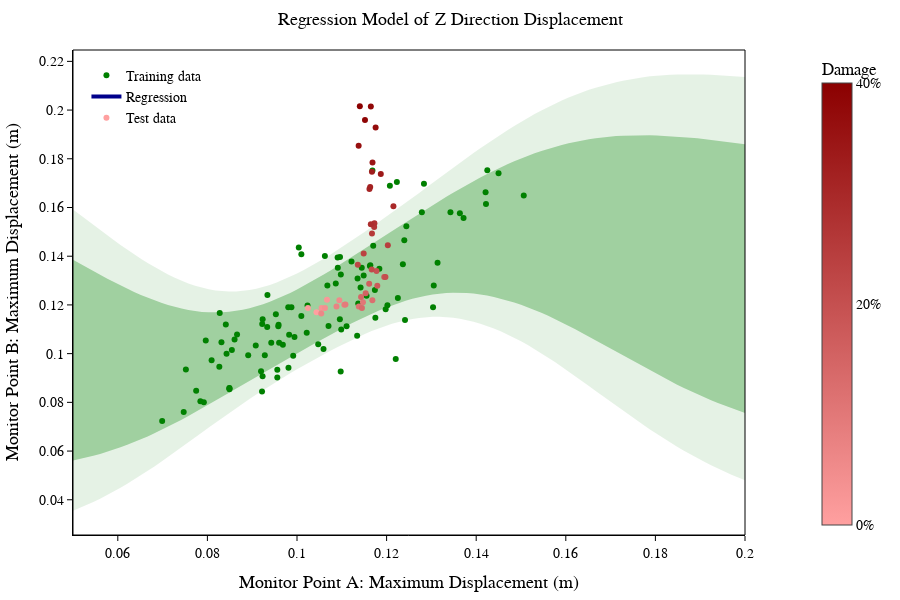

Notebook code for this chart:
### Code cell
import numpy as np
import plotly.graph_objects as go

# Create the figure
fig = go.Figure()

# Plot training data as scatter points
fig.add_trace(go.Scatter(
    x=BASE_Z_A, y=BASE_Z_B,
    mode='markers',
    marker=dict(color='green'),
    name='Training data'
))

# Plot regression line with a more visible style
fig.add_trace(go.Scatter(
    x=AA_Z, y=BB_Z,
    mode='lines',
    line=dict(color='darkblue', width=4),  # Set to dark blue with increased width for high visibility
    name='Regression'
))

# Add confidence interval bands
fig.add_trace(go.Scatter(
    x=np.concatenate([AA_Z.squeeze(), AA_Z[::-1].squeeze()]),
    y=np.concatenate([(BB_Z - 2 * BB_Z_std).squeeze(), (BB_Z + 2 * BB_Z_std)[::-1].squeeze()]),
    fill='toself',
    fillcolor='rgba(0, 128, 0, 0.3)',
    line=dict(color='rgba(255,255,255,0)'),
    showlegend=False
))
fig.add_trace(go.Scatter(
    x=np.concatenate([AA_Z.squeeze(), AA_Z[::-1].squeeze()]),
    y=np.concatenate([(BB_Z - 3 * BB_Z_std).squeeze(), (BB_Z + 3 * BB_Z_std)[::-1].squeeze()]),
    fill='toself',
    fillcolor='rgba(0, 128, 0, 0.1)',
    line=dict(color='rgba(255,255,255,0)'),
    showlegend=False
))

# Plot test data with custom red gradient for damage intensity
damage_levels = np.linspace(0, 1, len(DETECT_Z_A_AVG))  # Normalized values for color mapping
fig.add_trace(go.Scatter(
    x=DETECT_Z_A_AVG, y=DETECT_Z_B_AVG,
    mode='markers',
    marker=dict(
        color=damage_levels,
        colorscale=[  # Custom colorscale from light red to deep red
            [0, 'rgba(255, 160, 160, 1)'],  # Light red
            [1, 'rgba(139, 0, 0, 1)']       # Deep red
        ],
        colorbar=dict(
            title='Damage',  # Changed title to "Damage"
            tickvals=[0, 0.5, 1],
            ticktext=['0%', '20%', '40%'],
            x=1.1  # Position colorbar to the right of the plot
        ),
    ),
    name='Test data'
))

# Set axis labels, title, and layout properties with black font color
fig.update_layout(
    title=dict(
        text='Regression Model of Z Direction Displacement',
        x=0.5,  # Center the title
        font=dict(size=18, family='Times New Roman', color='black')
    ),
    xaxis_title='Monitor Point A: Maximum Displacement (m)',
    yaxis_title='Monitor Point B: Maximum Displacement (m)',
    font=dict(family='Times New Roman', size=14, color='black'),
    xaxis=dict(
        title_font=dict(size=18, color='black'), 
        showgrid=False,
        showline=True,  # Show axis line
        linecolor='black',
        ticks='outside',  # Draw ticks outside
        tickwidth=1,
        tickcolor='black'
    ),
    yaxis=dict(
        title_font=dict(size=18, color='black'), 
        showgrid=False,
        showline=True,  # Show axis line
        linecolor='black',
        ticks='outside',  # Draw ticks outside
        tickwidth=1,
        tickcolor='black'
    ),
    legend=dict(font=dict(size=14, color='black'), x=0.02, y=0.98),  # Move legend to top left corner
    plot_bgcolor='white',  # Set plot background to white
)

# Add a thin black border around the plot area using a rectangle shape
fig.update_layout(
    shapes=[
        dict(
            type="rect",
            xref="paper", yref="paper",
            x0=0, y0=0, x1=1, y1=1,
            line=dict(color="black", width=1),  # Thin black border
        )
    ],
    width=900, height=600,  # Adjusted dimensions for a wider plot
    margin=dict(l=50, r=50, t=50, b=50)  # Adjust margins as needed
)

# Show the plot
fig.show()

### Figure 1 — Plotly figure (JSON) as saved in the notebook; plotly's stock layout.template omitted (floating-point values rounded to 4 significant figures; data arrays with more than 128 entries replaced by an {"elided": "..."} marker saying what was removed)
{"data": [{"marker": {"color": "green"}, "mode": "markers", "name": "Training data", "type": "scatter", "x": [0.1372, 0.117, 0.1241, 0.1142, 0.08427, 0.1134, 0.101, 0.145, 0.09589, 0.101, 0.08491, 0.1004, 0.1244, 0.1145, 0.1506, 0.1163, 0.1047, 0.107, 0.09219, 0.124, 0.07519, 0.08911, 0.09825, 0.1164, 0.09685, 0.122, 0.1022, 0.1137, 0.09425, 0.1155, 0.1425, 0.09805, 0.08606, 0.1198, 0.1168, 0.09876, 0.1099, 0.09224, 0.09233, 0.09282, 0.1225, 0.08546, 0.09944, 0.1422, 0.1305, 0.1343, 0.1111, 0.1174, 0.07963, 0.0956, 0.1068, 0.07471, 0.1096, 0.1098, 0.09232, 0.1087, 0.08492, 0.1149, 0.1314, 0.0981, 0.096, 0.1283, 0.1207, 0.09335, 0.1175, 0.09582, 0.07749, 0.1122, 0.1184, 0.1059, 0.1096, 0.08662, 0.1304, 0.0956, 0.1421, 0.08094, 0.0908, 0.08492, 0.0792, 0.1364, 0.1223, 0.08314, 0.09528, 0.08275, 0.1098, 0.1236, 0.08267, 0.1279, 0.1023, 0.1062, 0.1091, 0.07844, 0.1202, 0.0934, 0.1135, 0.08411, 0.0699, 0.09915, 0.09197, 0.1091], "y": [0.1557, 0.1443, 0.1138, 0.1272, 0.09994, 0.1074, 0.1408, 0.1741, 0.1119, 0.1155, 0.08589, 0.1436, 0.1523, 0.1353, 0.1649, 0.136, 0.1039, 0.1114, 0.08443, 0.1466, 0.09348, 0.09932, 0.1078, 0.1363, 0.1036, 0.09778, 0.1086, 0.1206, 0.1045, 0.1237, 0.1753, 0.119, 0.1058, 0.1182, 0.1752, 0.119, 0.1099, 0.1121, 0.1141, 0.09936, 0.1228, 0.1015, 0.1069, 0.1614, 0.128, 0.158, 0.1112, 0.1261, 0.1053, 0.09333, 0.128, 0.07603, 0.1141, 0.1324, 0.09072, 0.1288, 0.08578, 0.1321, 0.1373, 0.09418, 0.1044, 0.1698, 0.169, 0.1109, 0.1147, 0.1112, 0.08477, 0.1378, 0.1348, 0.1019, 0.1397, 0.1078, 0.119, 0.09022, 0.1662, 0.09724, 0.1033, 0.08534, 0.08004, 0.1576, 0.1704, 0.1047, 0.1161, 0.1166, 0.09269, 0.1367, 0.09462, 0.1581, 0.1198, 0.1401, 0.1353, 0.08049, 0.1199, 0.124, 0.1309, 0.1119, 0.07231, 0.09909, 0.09275, 0.1395]}, {"line": {"color": "darkblue", "width": 4}, "mode": "lines", "name": "Regression", "type": "scatter", "x": [[0.05], [0.05152], [0.05303], [0.05455], [0.05606], [0.05758], [0.05909], [0.06061], [0.06212], [0.06364], [0.06515], [0.06667], [0.06818], [0.0697], [0.07121], [0.07273], [0.07424], [0.07576], [0.07727], [0.07879], [0.0803], [0.08182], [0.08333], [0.08485], [0.08636], [0.08788], [0.08939], [0.09091], [0.09242], [0.09394], [0.09545], [0.09697], [0.09848], [0.1], [0.1015], [0.103], [0.1045], [0.1061], [0.1076], [0.1091], [0.1106], [0.1121], [0.1136], [0.1152], [0.1167], [0.1182], [0.1197], [0.1212], [0.1227], [0.1242], [0.1258], [0.1273], [0.1288], [0.1303], [0.1318], [0.1333], [0.1348], [0.1364], [0.1379], [0.1394], [0.1409], [0.1424], [0.1439], [0.1455], [0.147], [0.1485], [0.15], [0.1515], [0.153], [0.1545], [0.1561], [0.1576], [0.1591], [0.1606], [0.1621], [0.1636], [0.1652], [0.1667], [0.1682], [0.1697], [0.1712], [0.1727], [0.1742], [0.1758], [0.1773], [0.1788], [0.1803], [0.1818], [0.1833], [0.1848], [0.1864], [0.1879], [0.1894], [0.1909], [0.1924], [0.1939], [0.1955], [0.197], [0.1985], [0.2]], "y": [0.09733, 0.09683, 0.09637, 0.09595, 0.09558, 0.09525, 0.09498, 0.09476, 0.09459, 0.09449, 0.09446, 0.09448, 0.09458, 0.09475, 0.09499, 0.09531, 0.0957, 0.09616, 0.09671, 0.09733, 0.09802, 0.0988, 0.09964, 0.1006, 0.1016, 0.1026, 0.1037, 0.1049, 0.1062, 0.1075, 0.1089, 0.1103, 0.1117, 0.1132, 0.1147, 0.1163, 0.1179, 0.1195, 0.1211, 0.1227, 0.1243, 0.1259, 0.1275, 0.1291, 0.1306, 0.1321, 0.1336, 0.1351, 0.1365, 0.1378, 0.1391, 0.1403, 0.1415, 0.1426, 0.1437, 0.1446, 0.1455, 0.1463, 0.1471, 0.1477, 0.1483, 0.1488, 0.1492, 0.1496, 0.1498, 0.15, 0.1501, 0.1502, 0.1501, 0.15, 0.1498, 0.1496, 0.1493, 0.1489, 0.1485, 0.148, 0.1475, 0.147, 0.1464, 0.1457, 0.145, 0.1444, 0.1436, 0.1429, 0.1421, 0.1414, 0.1406, 0.1398, 0.139, 0.1382, 0.1374, 0.1366, 0.1359, 0.1351, 0.1343, 0.1336, 0.1329, 0.1322, 0.1315, 0.1308]}, {"fill": "toself", "fillcolor": "rgba(0, 128, 0, 0.3)", "line": {"color": "rgba(255,255,255,0)"}, "showlegend": false, "type": "scatter", "x": {"elided": "200 float values"}, "y": {"elided": "200 float values"}}, {"fill": "toself", "fillcolor": "rgba(0, 128, 0, 0.1)", "line": {"color": "rgba(255,255,255,0)"}, "showlegend": false, "type": "scatter", "x": {"elided": "200 float values"}, "y": {"elided": "200 float values"}}, {"marker": {"color": [0, 0.02564, 0.05128, 0.07692, 0.1026, 0.1282, 0.1538, 0.1795, 0.2051, 0.2308, 0.2564, 0.2821, 0.3077, 0.3333, 0.359, 0.3846, 0.4103, 0.4359, 0.4615, 0.4872, 0.5128, 0.5385, 0.5641, 0.5897, 0.6154, 0.641, 0.6667, 0.6923, 0.7179, 0.7436, 0.7692, 0.7949, 0.8205, 0.8462, 0.8718, 0.8974, 0.9231, 0.9487, 0.9744, 1], "colorbar": {"ticktext": ["0%", "20%", "40%"], "tickvals": [0, 0.5, 1], "title": {"text": "Damage"}, "x": 1.1}, "colorscale": [[0, "rgba(255, 160, 160, 1)"], [1, "rgba(139, 0, 0, 1)"]]}, "mode": "markers", "name": "Test data", "type": "scatter", "x": [0.1043, 0.1024, 0.1067, 0.1055, 0.1062, 0.1095, 0.1054, 0.1088, 0.1106, 0.1108, 0.1147, 0.1138, 0.1168, 0.1145, 0.1143, 0.1153, 0.1161, 0.1179, 0.1195, 0.1177, 0.1197, 0.1167, 0.1136, 0.1149, 0.1203, 0.1167, 0.1172, 0.1173, 0.1165, 0.1215, 0.1162, 0.1163, 0.1167, 0.1187, 0.1169, 0.1138, 0.1176, 0.1165, 0.1152, 0.114], "y": [0.117, 0.1188, 0.1222, 0.1187, 0.1187, 0.1219, 0.1164, 0.1194, 0.1201, 0.1202, 0.1211, 0.1194, 0.1219, 0.1187, 0.1233, 0.1248, 0.1287, 0.1278, 0.1315, 0.1339, 0.1315, 0.1345, 0.1365, 0.1411, 0.1445, 0.1493, 0.152, 0.1535, 0.1531, 0.1605, 0.1676, 0.1685, 0.1747, 0.1738, 0.1785, 0.1854, 0.1929, 0.2014, 0.1959, 0.2016]}], "layout": {"font": {"color": "black", "family": "Times New Roman", "size": 14}, "height": 600, "legend": {"font": {"color": "black", "size": 14}, "x": 0.02, "y": 0.98}, "margin": {"b": 50, "l": 50, "r": 50, "t": 50}, "plot_bgcolor": "white", "shapes": [{"line": {"color": "black", "width": 1}, "type": "rect", "x0": 0, "x1": 1, "xref": "paper", "y0": 0, "y1": 1, "yref": "paper"}], "title": {"font": {"color": "black", "family": "Times New Roman", "size": 18}, "text": "Regression Model of Z Direction Displacement", "x": 0.5}, "width": 900, "xaxis": {"linecolor": "black", "showgrid": false, "showline": true, "tickcolor": "black", "ticks": "outside", "tickwidth": 1, "title": {"font": {"color": "black", "size": 18}, "text": "Monitor Point A: Maximum Displacement (m)"}}, "yaxis": {"linecolor": "black", "showgrid": false, "showline": true, "tickcolor": "black", "ticks": "outside", "tickwidth": 1, "title": {"font": {"color": "black", "size": 18}, "text": "Monitor Point B: Maximum Displacement (m)"}}}}
